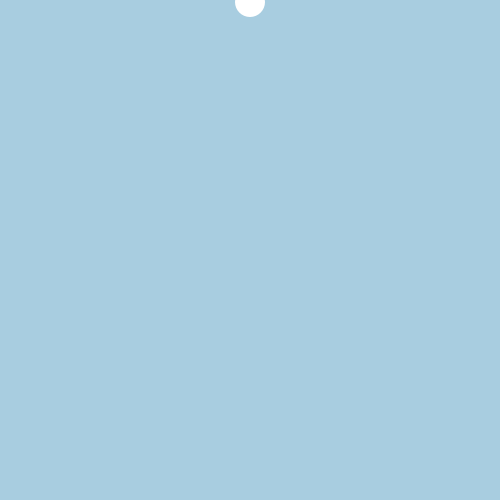
Frame 1 (no input)
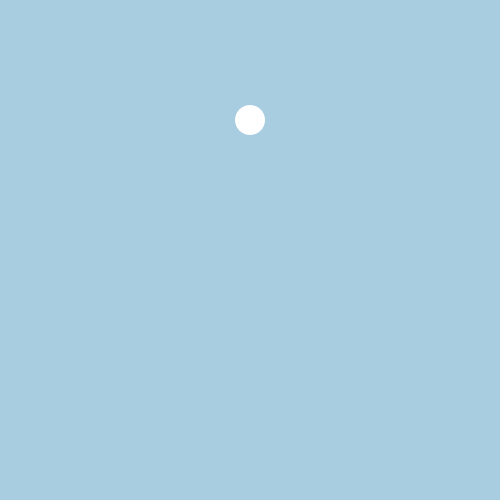
Frame 60 (the mouse pressed at the canvas centre just before this capture)
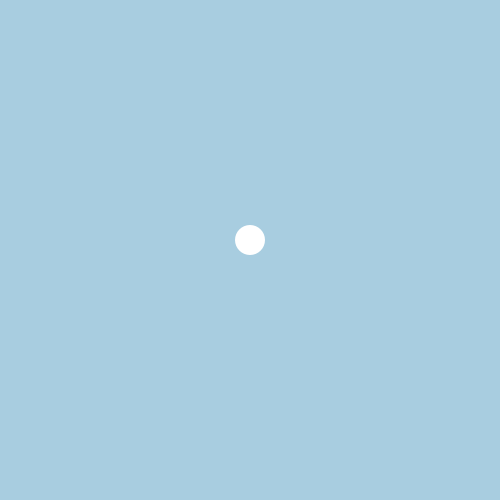
Frame 120 (the mouse held since frame 60 and released just before this capture)

The Processing sketch that drew these frames (run headless with seeded random() and noise(); from frame 60 on, the mouse is pressed at the canvas centre):

// Processing sketch: processing_162932
// ── processing_162932.pde

float x;
float y;
float xspeed = 2;
float yspeed = 2;
float radius = 15.0;

void setup() {
  size (500, 500);
  smooth();
  noStroke();
  ellipseMode(RADIUS);
}

void draw() {
  background (#A8CDE0);
  if (y >= 485) {
    xspeed = -2;
  }
  if (x < 15)
  {
    xspeed = 2;
  }
  if (y >= 485)
  {
    yspeed = -2;
  }
  if (y < 15)
  {
    yspeed = 2;
  }
  y = y + yspeed;
  ellipse(250, y, radius, radius);
}
